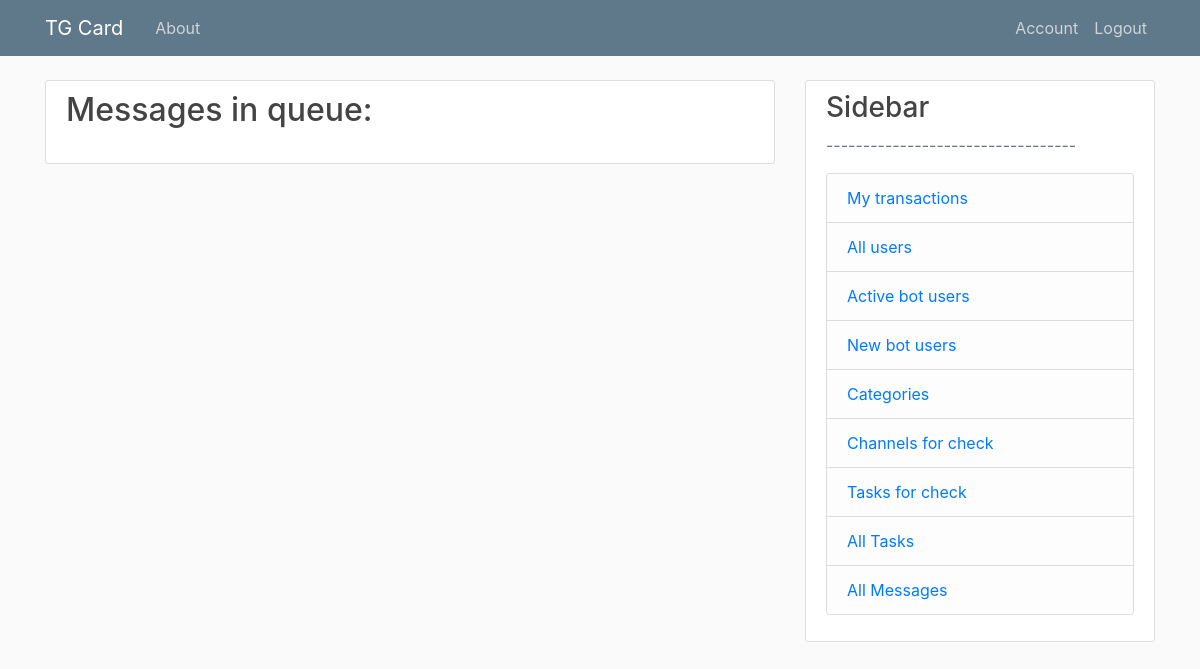
/messages (signed in), run on an earlier commit of the app's database.
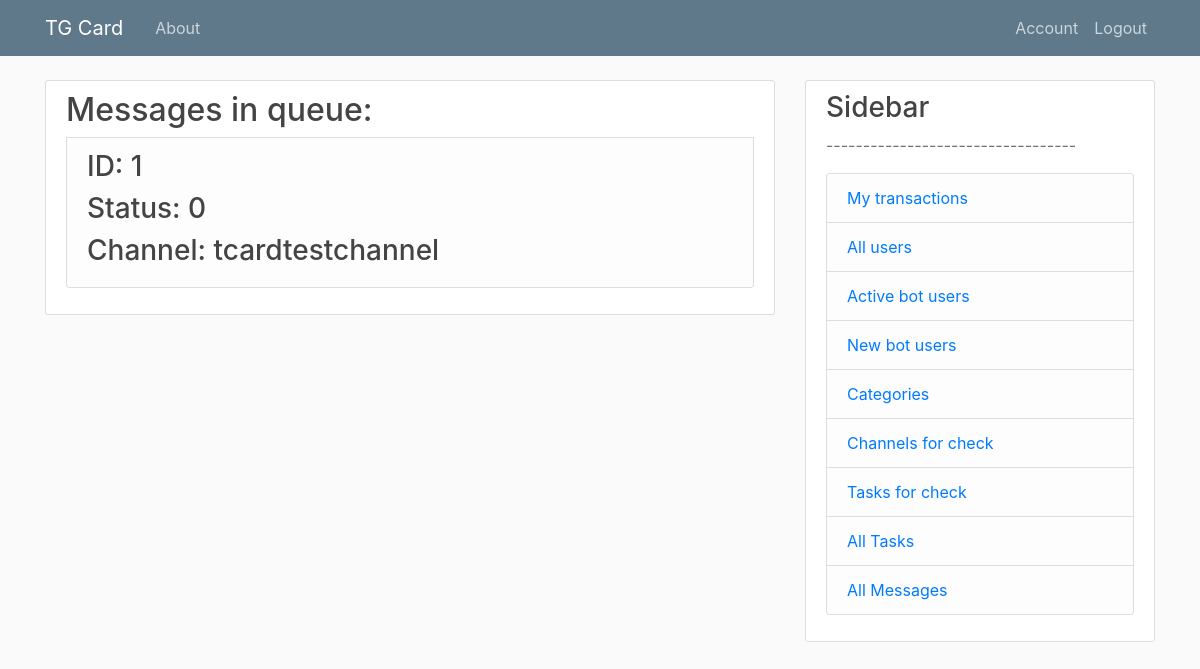
And on a later commit of the database.
### models.py (models this page shows, shortened)
class MessageQueue(db.Model):
    id = db.Column(db.Integer, primary_key=True)
    taskId = db.Column(db.Integer, db.ForeignKey('task.id'), nullable=False)
    message_text = db.Column(db.String, nullable=False)
    tgUrl = db.Column(db.String, index=True, nullable=False) # affiliate channel
    status = db.Column(db.Integer) # new / published / deactivated
    posting_time = db.Column(db.DateTime())

### routes.py (the view)
@app.route("/messages", methods=['GET', 'POST'])
@login_required
@moderator_access_level()
def messages():
    messages = MessageQueue.query.all()
    return render_template('messages.html', title='Messages', messages=messages)

### models.py (called while the page is built)
@login_manager.user_loader
def load_user(user_id):
    return User.query.get(int(user_id))

### routes.py (called while the page is built)
def moderator_access_level():
    def decorator(f):
        @wraps(f)
        def decorated_function(*args, **kwargs):
            if current_user.role != 'MODERATOR':
                return redirect(url_for('access_error_page'))
            return f(*args, **kwargs)
        return decorated_function
    return decorator

### templates/messages.html
{% extends "layout.html" %}
{% block content %}
    <div class="content-section">
    <form method="POST" action="{{ url_for('taskCheck') }}">
    <fieldset class="form-group">
    <h2>Messages in queue: </h2>
    {% for msg in messages %}
    <li class="list-group-item list-group-item-light">
                <ul class="list-group">
                    <h3>ID: {{msg.id}}</h3>
                    <h3>Status: {{msg.status}}</h3>
                    <h3>Channel: {{msg.tgUrl}}</h3>
                </ul>
    </li>
    {% endfor %}
            </fieldset>
        </form>
    </div>
{% endblock content %}

What changed in the data, as far as the page shows it:
added MessageQueue: id "1", status "0", tgUrl "tcardtestchannel"
